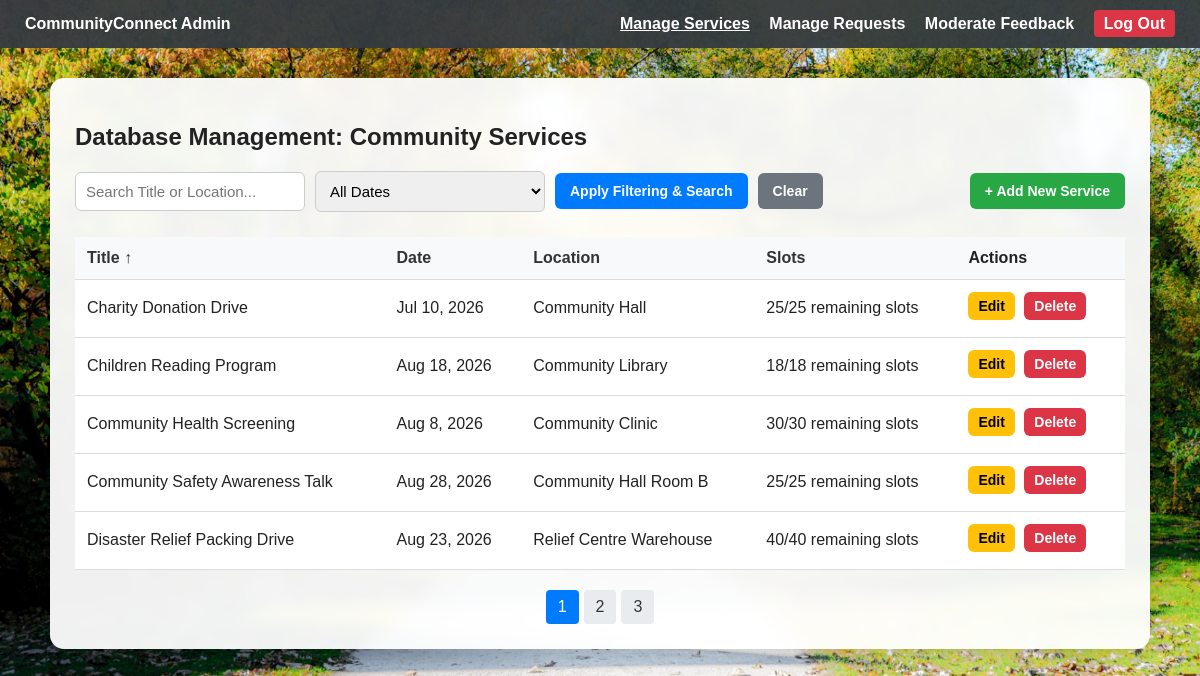
Screenshot of /admin.php?sort=Title&dir=ASC (signed in) with the database file from the repository.
### tables this page shows
CREATE TABLE CommunityServices (
    ServiceID INT AUTO_INCREMENT PRIMARY KEY,
    Title VARCHAR(150) NOT NULL,
    Description TEXT NOT NULL,
    EventDate DATE NOT NULL,
    EventStartTime TIME NOT NULL,
    EventEndTime TIME NOT NULL,
    Location VARCHAR(150) NOT NULL,
    Capacity INT NOT NULL,
    AdminID INT,
    CreatedAt TIMESTAMP DEFAULT CURRENT_TIMESTAMP,
    FOREIGN KEY (AdminID) REFERENCES Users(UserID)
);

### admin.php (the view, shortened to what this page needs)
<?php
require 'db_connect.php';
$search = isset($_GET['search']) ? trim($_GET['search']) : '';
$filter = isset($_GET['filter']) ? $_GET['filter'] : 'all';
$sort_col = isset($_GET['sort']) ? $_GET['sort'] : 'EventDate';
$sort_dir = isset($_GET['dir']) && $_GET['dir'] == 'ASC' ? 'ASC' : 'DESC';
$page = isset($_GET['page']) ? intval($_GET['page']) : 1;
$limit = 5;
$sql_where = "WHERE 1=1 ";
$count_query = "SELECT COUNT(*) as total FROM CommunityServices " . $sql_where;
$count_result = $conn->query($count_query);
$total_rows = $count_result->fetch_assoc()['total'];
$total_pages = ceil($total_rows / $limit);
$offset = ($page - 1) * $limit;
$sql = "
    SELECT
        CommunityServices.*,
        (
            SELECT COUNT(*)
            FROM ParticipationRequests pr
            WHERE pr.ServiceID = CommunityServices.ServiceID
            AND pr.Status = 'Approved'
        ) AS approved_count,
        (
            Capacity - (
                SELECT COUNT(*)
                FROM ParticipationRequests pr
                WHERE pr.ServiceID = CommunityServices.ServiceID
                AND pr.Status = 'Approved'
            )
        ) AS remaining_slots
    FROM CommunityServices
    $sql_where
    ORDER BY $sort_col $sort_dir
    LIMIT $limit OFFSET $offset
";
$result = $conn->query($sql);
function build_url($updates) {
    $params = $_GET;
    foreach($updates as $key => $value) { $params[$key] = $value; }
    return '?' . http_build_query($params);
}
?>
<!DOCTYPE html>
<html lang="en">
<head>
    <link rel="stylesheet" href="style.css">
</head>
<body>
<div class="navbar admin">
    <div><strong>CommunityConnect Admin</strong></div>
    <div>
        <a href="admin.php" style="text-decoration: underline;">Manage Services</a>
        <a href="manage_requests.php">Manage Requests</a>
        <a href="moderate_feedback.php">Moderate Feedback</a>
        <a
            href="logout.php"
            onclick="return confirm('Are you sure you want to log out?');"
            style="background: #dc3545; padding: 5px 10px; border-radius: 4px;"
        >
            Log Out
        </a>
    </div>
</div>
<div class="container">
    <h2>Database Management: Community Services</h2>
    <div class="controls">
        <form action="admin.php" method="GET">
            <input type="text" name="search" placeholder="Search Title or Location..." value="<?php echo htmlspecialchars($search); ?>">
            <select name="filter">
                <option value="all" <?php if($filter == 'all') echo 'selected'; ?>>All Dates</option>
            </select>
            <button type="submit" class="btn-primary">Apply Filtering & Search</button>
            <a href="admin.php" class="btn-secondary">Clear</a>
        </form>
        <a href="admin.php?action=add" class="btn-success">+ Add New Service</a>
    </div>
    <table>
        <thead>
            <tr>
                <?php $next_dir = ($sort_dir == 'ASC') ? 'DESC' : 'ASC'; ?>
                <th><a href="<?php echo build_url(['sort'=>'Title', 'dir'=>$next_dir]); ?>">Title <?php if($sort_col=='Title') echo ($sort_dir=='ASC')?'&uarr;':'&darr;'; ?></a></th>
                <th><a href="<?php echo build_url(['sort'=>'EventDate', 'dir'=>$next_dir]); ?>">Date <?php if($sort_col=='EventDate') echo ($sort_dir=='ASC')?'&uarr;':'&darr;'; ?></a></th>
                <th><a href="<?php echo build_url(['sort'=>'Location', 'dir'=>$next_dir]); ?>">Location <?php if($sort_col=='Location') echo ($sort_dir=='ASC')?'&uarr;':'&darr;'; ?></a></th>
                <th><a href="<?php echo build_url(['sort'=>'Capacity', 'dir'=>$next_dir]); ?>">Slots <?php if($sort_col=='Capacity') echo ($sort_dir=='ASC')?'&uarr;':'&darr;'; ?></a></th>
                <th>Actions</th>
            </tr>
        </thead>
        <tbody>
            <?php
            if ($result->num_rows > 0) {
                while($row = $result->fetch_assoc()) {
                    echo "<tr>";
                    echo "<td>" . htmlspecialchars($row['Title']) . "</td>";
                    echo "<td>" . date("M j, Y", strtotime($row['EventDate'])) . "</td>";
                    echo "<td>" . htmlspecialchars($row['Location']) . "</td>";
                    $remaining_slots = max(0, intval($row['remaining_slots']));
                    $total_capacity = intval($row['Capacity']);
                    echo "<td>" . $remaining_slots . "/" . $total_capacity . " remaining slots</td>";
                    echo "<td>
                            <a href='admin.php?action=edit&id=" . $row['ServiceID'] . "' class='btn-warning'>Edit</a>
                            <a href='admin.php?delete=" . $row['ServiceID'] . "' class='btn-danger' onclick=\"return confirm('Confirm deletion from database?');\">Delete</a>
                          </td>";
                    echo "</tr>";
                }
            } else {
                echo "<tr><td colspan='5' style='text-align: center;'>No community services found in the database.</td></tr>";
            }
            ?>
        </tbody>
    </table>
    <?php if ($total_pages > 1): ?>
    <div class="pagination">
        <?php for ($i = 1; $i <= $total_pages; $i++): ?>
            <a href="<?php echo build_url(['page' => $i]); ?>" class="<?php echo ($page == $i) ? 'active' : ''; ?>">
                <?php echo $i; ?>
            </a>
        <?php endfor; ?>
    </div>
    <?php endif; ?>
</div>
</body>
</html>

### style.css (style rules this page uses)
* { box-sizing: border-box; }
body { font-family: Arial, sans-serif; margin: 0; color: #222; background-image: url("images/image3.jpg"); background-size: cover; background-position: center; background-repeat: no-repeat; background-attachment: fixed; }
.navbar { background-color: rgba(0, 123, 255, 0.95); padding: 15px 25px; color: white; display: flex; justify-content: space-between; align-items: center; }
.navbar.admin { background-color: rgba(52, 58, 64, 0.95); }
.navbar a { color: white; text-decoration: none; margin-left: 15px; font-weight: bold; }
.container { max-width: 1100px; margin: 30px auto; background: rgba(255, 255, 255, 0.94); padding: 25px; border-radius: 14px; box-shadow: 0 8px 25px rgba(0, 0, 0, 0.18); backdrop-filter: blur(6px); overflow-x: auto; }
input, textarea, select { width: 100%; padding: 10px; margin-top: 6px; margin-bottom: 12px; border: 1px solid #ccc; border-radius: 6px; font-size: 15px; }
button, .btn, .btn-primary, .btn-success, .btn-danger, .btn-warning, .btn-secondary, .btn-view, .btn-join, .btn-back, .btn-feedback, .btn-approve, .btn-reject { display: inline-block; padding: 10px 15px; border: none; border-radius: 6px; cursor: pointer; font-weight: bold; text-decoration: none; text-align: center; font-size: 14px; }
button, .btn-primary { background-color: #007BFF; color: white; }
.btn-success { background-color: #28a745; color: white; }
.btn-danger { background-color: #dc3545; color: white; }
.btn-warning { background-color: #ffc107; color: black; }
.btn-secondary { background-color: #6c757d; color: white; }
td .btn-warning, td .btn-danger, td .btn-success, td .btn-secondary { padding: 6px 10px; font-size: 14px; margin-right: 5px; margin-bottom: 5px; }
table { width: 100%; border-collapse: collapse; margin-top: 20px; background: white; }
th, td { padding: 12px; text-align: left; border-bottom: 1px solid #ddd; }
th { background-color: #f8f9fa; }
th a { color: #333; text-decoration: none; }
.controls { display: flex; justify-content: space-between; align-items: center; gap: 15px; margin-bottom: 25px; }
.controls form { display: flex; align-items: center; gap: 10px; flex-wrap: wrap; margin-bottom: 0; }
.controls input, .controls select { width: 230px; margin: 0; }
.controls button { width: auto; white-space: nowrap; }
.controls .btn-secondary, .controls .btn-success { white-space: nowrap; }
.pagination { margin-top: 20px; display: flex; gap: 5px; justify-content: center; }
.pagination a { padding: 8px 12px; background: #e9ecef; text-decoration: none; color: #333; border-radius: 4px; }
.pagination a.active { background: #007BFF; color: white; }

### rows the page displays
communityservices: Title "Charity Donation Drive", EventDate "Jul 10, 2026", Location "Community Hall", remaining_slots "25", Capacity "25"
communityservices: Title "Children Reading Program", EventDate "Aug 18, 2026", Location "Community Library", remaining_slots "18", Capacity "18"
communityservices: Title "Community Health Screening", EventDate "Aug 8, 2026", Location "Community Clinic", remaining_slots "30", Capacity "30"
communityservices: Title "Community Safety Awareness Talk", EventDate "Aug 28, 2026", Location "Community Hall Room B", remaining_slots "25", Capacity "25"
communityservices: Title "Disaster Relief Packing Drive", EventDate "Aug 23, 2026", Location "Relief Centre Warehouse", remaining_slots "40", Capacity "40"
